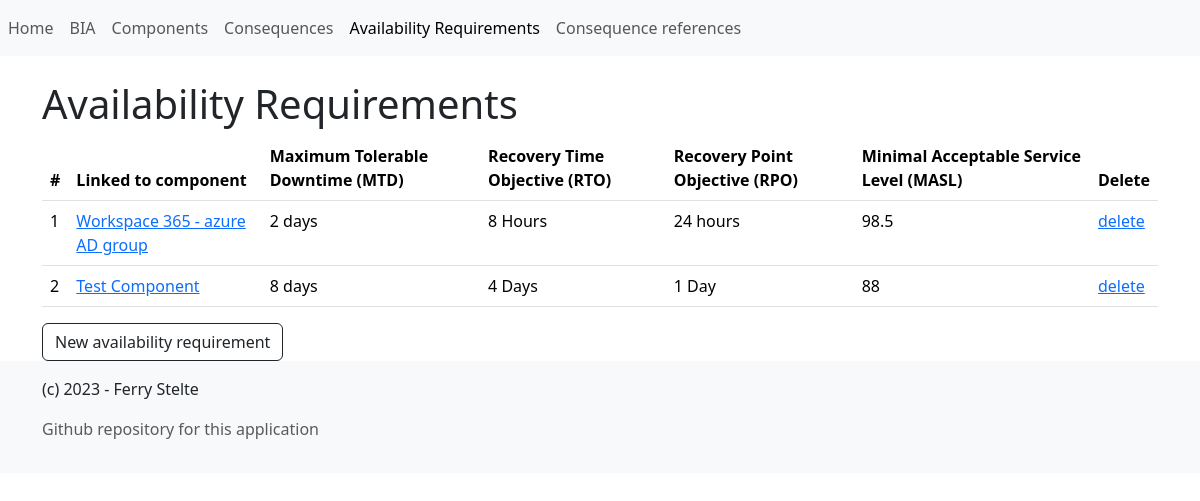
The app's page /manage-data/availability/list with its own data.
### app/model.py (models this page shows)
class Availability_Requirements(Base):
    __tablename__ = 'availability_requirements'
    id = Column(Integer, primary_key=True)
    component_name = Column(Integer, ForeignKey('components.component_name'))
    mtd = Column(String)
    rto = Column(String)
    rpo = Column(String)
    masl = Column(String)

### app/blueprints/manage_data/views.py (the view)
@manage_data_blueprint.route('/availability/list', methods=['GET', 'POST'])
def availability_list():
    availabilities = app_db.session.query(Availability_Requirements).order_by(Availability_Requirements.id).all()
    thead_th_items = [
        {
            'col_title': '#',
        },
                {
            'col_title': 'Linked to component',
        },
        {
            'col_title': 'Maximum Tolerable Downtime (MTD)',
        },
        {
            'col_title': 'Recovery Time Objective (RTO)',
        },
        {
            'col_title': 'Recovery Point Objective (RPO)',
        },
        {
            'col_title': 'Minimal Acceptable Service Level (MASL)',
        },
        {
            'col_title': 'Delete'
        },
    ]
    tbody_tr_items = []
    for availability in availabilities:
        tbody_tr_items.append([
            {
                'col_value': availability.id,
            },
            {
                'col_value': availability.component_name,
                'url': url_for('manage_data.availability_edit', availability_id=availability.id),
            },
            {
                'col_value': availability.mtd,
            },
            {
                'col_value': availability.rto,
            },
            {
                'col_value': availability.rpo,
            },
            {
                'col_value': availability.masl,
            },
            {
                'col_value': 'delete',
                'url': url_for('manage_data.availability_delete', availability_id=availability.id),
            }
            ])
    return render_template(
        'items_list.html',
        title='Availability Requirements',
        thead_th_items=thead_th_items,
        tbody_tr_items=tbody_tr_items,
        item_new_url=url_for('manage_data.availability_new'),
        item_new_text='New availability requirement',
    )

### app/factory.py (called while the page is built)
def create_app():
    app = Flask(__name__)
    app.config.from_object('config.ConfigDevelopment')
    app.logger = app_logging.init_app(app)
    app_db.init_app(app)
    app.logger.debug('test debug message')
    Bootstrap5(app)
    csrf = CSRFProtect()
    csrf.init_app(app)
    from .blueprints.manage_data.views import manage_data_blueprint
    app.register_blueprint(manage_data_blueprint, url_prefix='/manage-data')
    @app.teardown_appcontext
    def teardown_db(response_or_exception):
        if hasattr(app_db, 'session'):
            app_db.session.remove()
    @app.route('/')
    def index():
        return render_template(
            'home.html',
            welcome_message='Hello world',
        )
    return app

### app/templates/items_list.html
{% extends "base.html" %}
{% block content %}
	<h1>
		{{ title }}
	</h1>
	{% if tbody_tr_items %}
	<table class="table">
		<thead>
		<tr>
			{% for thead_th_item in thead_th_items %}
			<th scope="col">
				{{ thead_th_item.col_title }}
			</th>
			{% endfor %}
		</tr>
		</thead>
		<tbody>
			{% for tbody_tr_item in tbody_tr_items %}
			<tr>
				{% for tbody_td_item in tbody_tr_item %}
				<td>
					{% if tbody_td_item.url %}
						<a href="{{ tbody_td_item.url }}">
							{{ tbody_td_item.col_value }}
						</a>
					{% else %}
						{% if tbody_td_item.col_value %}
							{{ tbody_td_item.col_value }}
						{% else %}
							-
						{% endif %}
					{% endif %}
				</td>
				{% endfor %}
			</tr>
			{% endfor %}
		</tbody>
	</table>
	{% else %}
		<p>
		No items found
		</p>
	{% endif %}
	<a class="btn btn-outline-dark" href="{{ item_new_url }}" role="button">
		{{ item_new_text }}
	</a>
{% endblock %}

### records on screen
Availability_Requirements: col_value "Workspace 365 - azure AD group", col_value "2 days", col_value "8 Hours", col_value "24 hours", col_value "98.5"
Availability_Requirements: col_value "Test Component", col_value "8 days", col_value "4 Days", col_value "1 Day", col_value "88"

### other values on screen
{{ render_nav_item('index', 'Home', use_li=True) }} "Home"
{{ render_nav_item('manage_data.bia_list', 'BIA', use_li=True) }} "BIA"
{{ title }} "Availability Requirements"
{{ thead_th_item.col_title }} "#" "Linked to component" "Maximum Tolerable Downtime (MTD)" "Recovery Time Objective (RTO)" "Recovery Point Objective (RPO)" "Minimal Acceptable Service Level (MASL)" "Delete"
{{ tbody_td_item.col_value }} "1" "2"
{{ tbody_td_item.col_value }} "delete" "delete"
{{ item_new_text }} "New availability requirement"
